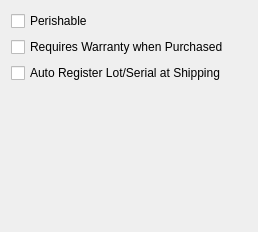
     <widget class="QWidget" name="_expirationTab">
      <attribute name="title">
       <string>E&amp;xpiration</string>
      </attribute>
      <layout class="QGridLayout" name="gridLayout_15">
       <item row="0" column="0">
        <layout class="QVBoxLayout" name="verticalLayout_11">
         <item>
          <widget class="QCheckBox" name="_perishable">
           <property name="enabled">
            <bool>true</bool>
           </property>
           <property name="text">
            <string>Perishable</string>
           </property>
          </widget>
         </item>
         <item>
          <widget class="QCheckBox" name="_purchWarranty">
           <property name="text">
            <string>Requires Warranty when Purchased</string>
           </property>
          </widget>
         </item>
         <item>
          <widget class="QCheckBox" name="_autoRegister">
           <property name="text">
            <string>Auto Register Lot/Serial at Shipping</string>
           </property>
          </widget>
         </item>
         <item>
          <spacer>
           <property name="orientation">
            <enum>Qt::Vertical</enum>
           </property>
           <property name="sizeHint" stdset="0">
            <size>
             <width>236</width>
             <height>138</height>
            </size>
           </property>
          </spacer>
         </item>
        </layout>
       </item>
       <item row="0" column="1">
        <spacer>
         <property name="orientation">
          <enum>Qt::Horizontal</enum>
         </property>
         <property name="sizeHint" stdset="0">
          <size>
           <width>0</width>
           <height>20</height>
          </size>
         </property>
        </spacer>
       </item>
      </layout>
     </widget>
